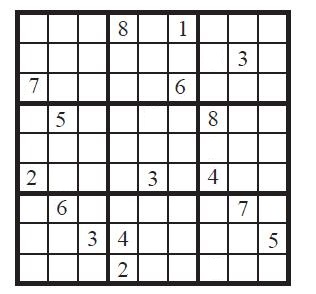
#> input picture 2.CornerDetection/sudoku.jpg, 316 x 294 px
$ python CornerDetection.py
#> lines starting #> are read from the running program, lines starting #| are printed output that depends on the picture
import cv2
import matplotlib.pyplot as plt
import numpy as np

# transfer image in
img = cv2.imread("sudoku.jpg", 0)
#> img: shape (294, 316); min 1, max 255, mean 214
plt.figure(), plt.imshow(img, cmap="gray"), plt.axis("off"), plt.title("Original")

# Harris Corner Detection
corners_img = cv2.cornerHarris(img, blockSize=2, ksize=3, k=0.04)
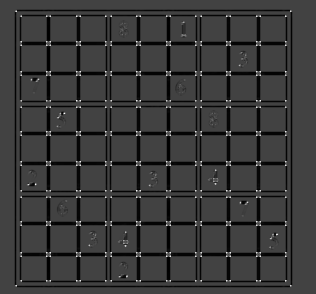
#> corners_img: shape (294, 316) float32; min -0.0249, max 0.071, mean -0.00315; drawn with min black and max white
plt.figure(), plt.imshow(corners_img, cmap="gray"), plt.axis("off"), plt.title("Harris Corner Detection")

# Dilation, remember morphology lessons it can increase white areas
kernel = np.ones((3, 3), dtype=np.uint8)
dilation_img = cv2.dilate(corners_img, kernel, iterations=1)
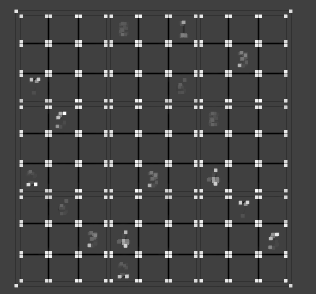
#> dilation_img: shape (294, 316) float32; min -0.0242, max 0.071, mean 0.00156; drawn with min black and max white
plt.figure(), plt.imshow(dilation_img, cmap="gray"), plt.axis("off"), plt.title("Harris Corner Detection with dilation")

# Shi Tomasi Detection
corners_img = cv2.goodFeaturesToTrack(img, 120, 0.01, 10)  # (img, max corner, quality, min distance between corners)
#> corners_img = 120 rows, first 8: [37, 79], [246, 202], [259, 100], [139, 100], [76, 100], [229, 190], [76, 190], [169, 252]
img_corners = img
print("img : ", img_corners)
#> (printed output is left out)
print("Corners : ", corners_img)  # Float
#> (printed output is left out)
corners_img = np.int64(corners_img)  # convert to int

for i in corners_img:
    x, y = i.ravel()  # array to tuple
    cv2.circle(img_corners, (x, y), 5, (0, 0, 255), cv2.FILLED)
#> this loop made 120 passes
#> (x, y) on passes 1 to 12: (37, 79), (246, 202), (259, 100), (139, 100), (76, 100), (229, 190), (76, 190), (169, 252), (49, 252), (259, 280), (139, 280), (76, 280)
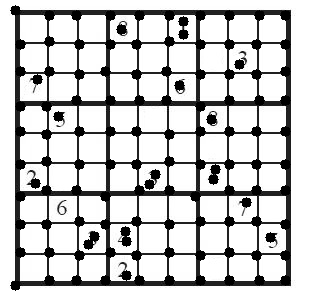
#> img_corners: shape (294, 316); min 0, max 255, mean 198.2
plt.figure(), plt.imshow(img_corners, cmap="gray"), plt.axis("off"), plt.title("Image corners")

plt.show()
